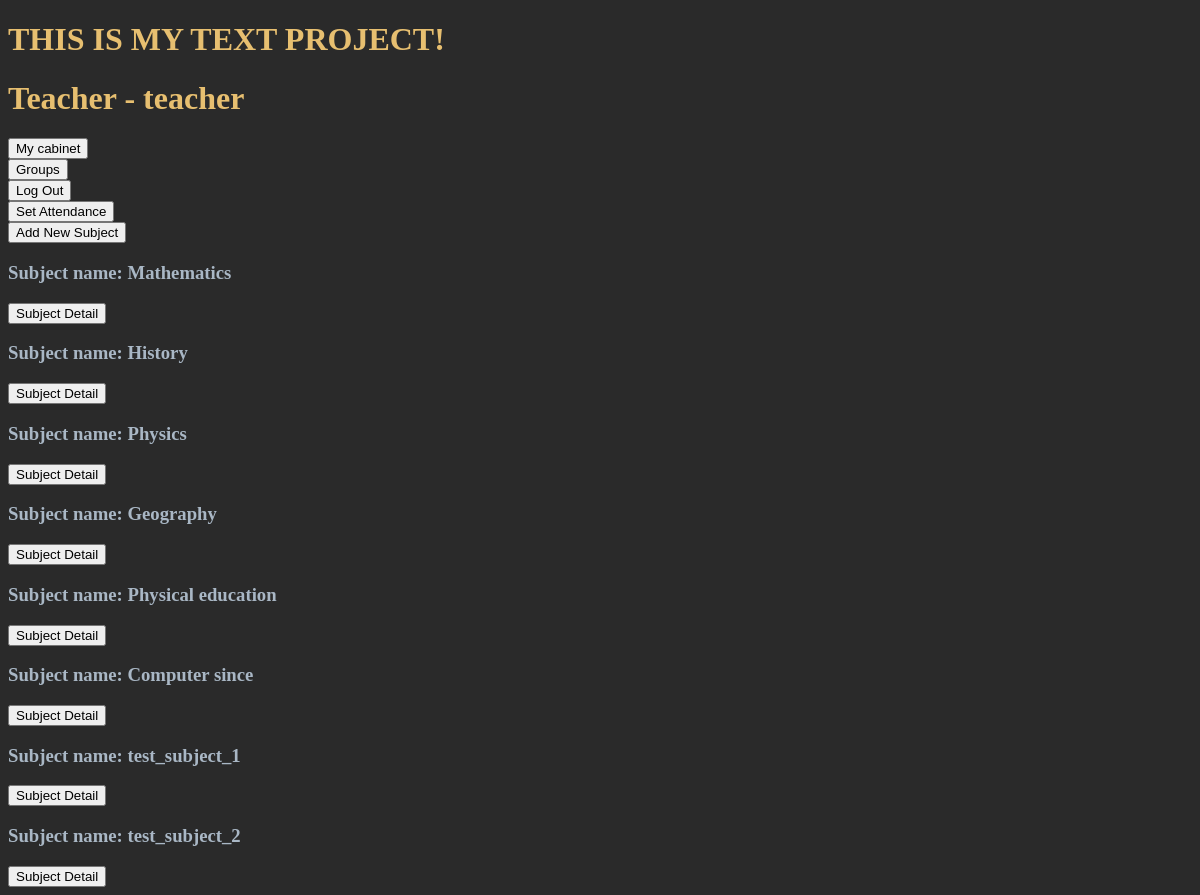
The app's page / (signed in), older data.
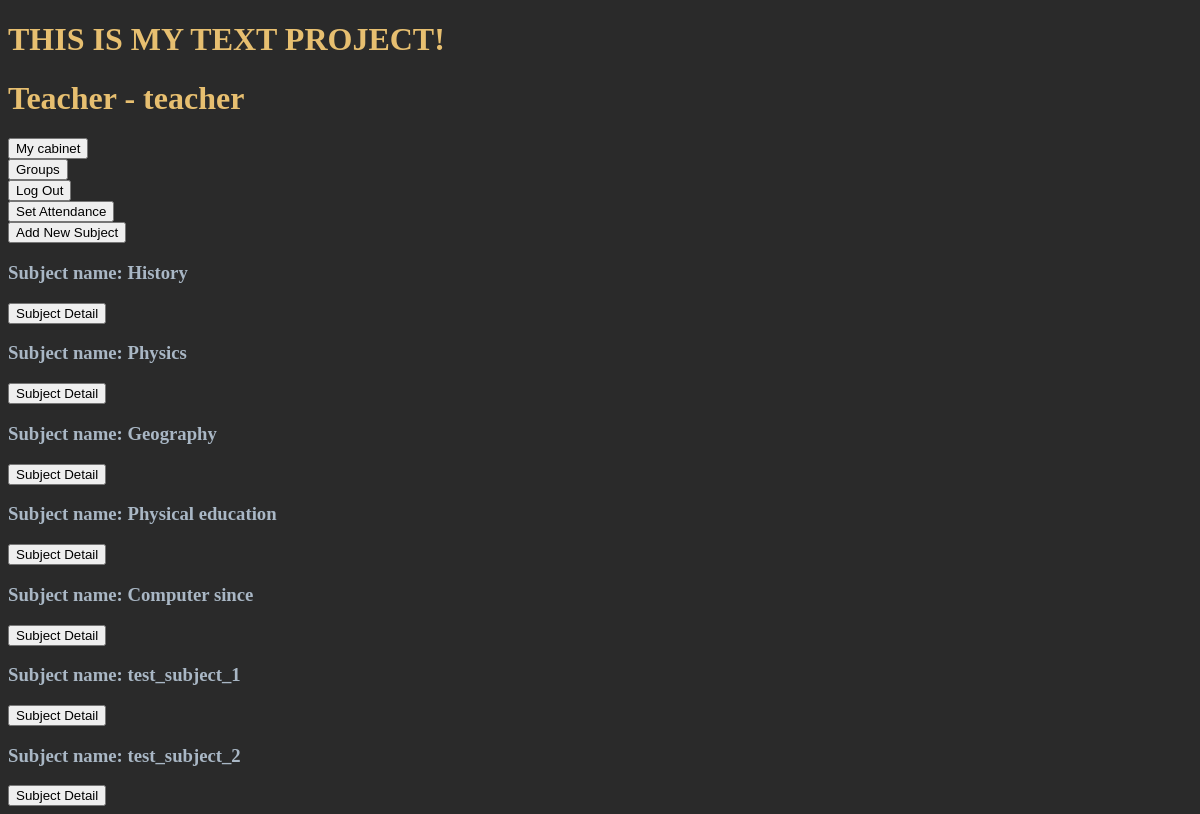
The same page, newer data.
### e_journal_app/models.py (models this page shows, shortened)
class Subject(models.Model):
    title = models.CharField(max_length=50, null=False, blank=False)
    price = models.PositiveSmallIntegerField()

### e_journal_app/views.py (the view)
# urls.py: path('', homeView, name='home'),
def homeView(request):
    thisUser = request.user
    try:
        thisStudent = Student.objects.get(user_id=thisUser) # Get data from table Student
        thisUserType = 'Student'
        subjects = Subject.objects.all()  # get data from table Subject
        return render(request,
                      template_name='home.html',
                      context={
                          'type': thisUserType,
                          'subjects': subjects
                      })  # context - datas to show on template
    except:
        thisUserType = 'Teacher'
        thisTeacher = Teacher.objects.get(user_id=request.user)
        subjects = thisTeacher.subject
        return render(request,
                      template_name='home.html',
                      context={
                          'type': thisUserType,
                          'subjects': subjects
                      })  # context - datas to show on template

### templates/home.html (shortened to what this page needs)
{% extends 'base.html' %}
{% block content %}
    {% if user.is_authenticated %}
        <h1>{{ type }} - {{ user.username }}</h1>
        <a href="{% url 'cabinet' %}">
            <button>
                My cabinet
            </button>
        </a>
        <br>
        <a href="{% url 'groups' %}">
            <button>
                Groups
            </button>
        </a>
        <br>
        <a href="{% url 'logout' %}">
            <button>
                Log Out
            </button>
        </a>
        <br>
        <a href="{% url 'all_students' %}">
            <button>
                Set Attendance
            </button>
        </a>
        <br>
        <a href="{% url 'add_subjects' %}">
            <button>
                Add New Subject
            </button>
        </a>
        {% for subject in subjects.all %}
            <h3>Subject name: {{ subject.title }}</h3>
            <a href="{% url 'subject_detail' subject.id %}">
                <button>
                    Subject Detail
                </button>
            </a>
        {% endfor %}
    {% endif %}
{% endblock content %}

Row changes from the older to the newer data that the page shows:
removed Subject: title "Mathematics"
